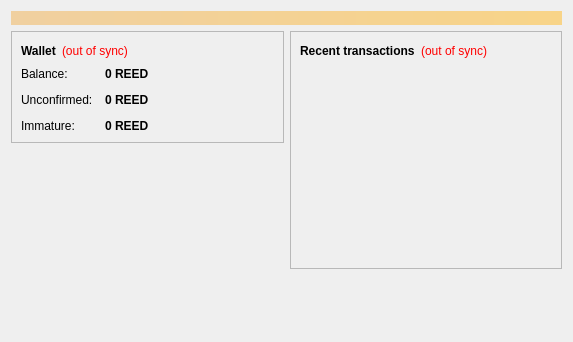
<?xml version="1.0" encoding="UTF-8"?>
<ui version="4.0">
 <class>OverviewPage</class>
 <widget class="QWidget" name="OverviewPage">
  <property name="geometry">
   <rect>
    <x>0</x>
    <y>0</y>
    <width>573</width>
    <height>342</height>
   </rect>
  </property>
  <property name="windowTitle">
   <string>Form</string>
  </property>
  <layout class="QVBoxLayout" name="topLayout">
   <item>
    <widget class="QLabel" name="labelAlerts">
     <property name="visible">
      <bool>false</bool>
     </property>
     <property name="styleSheet">
      <string notr="true">background-color: qlineargradient(x1: 0, y1: 0, x2: 1, y2: 0, stop:0 #F0D0A0, stop:1 #F8D488); color:#000000;</string>
     </property>
     <property name="wordWrap">
      <bool>true</bool>
     </property>
     <property name="margin">
      <number>3</number>
     </property>
    </widget>
   </item>
   <item>
    <layout class="QHBoxLayout" name="horizontalLayout" stretch="1,1">
     <item>
      <layout class="QVBoxLayout" name="verticalLayout_2">
       <item>
        <widget class="QFrame" name="frame">
         <property name="frameShape">
          <enum>QFrame::StyledPanel</enum>
         </property>
         <property name="frameShadow">
          <enum>QFrame::Raised</enum>
         </property>
         <layout class="QVBoxLayout" name="verticalLayout_4">
          <item>
           <layout class="QHBoxLayout" name="horizontalLayout_4">
            <item>
             <widget class="QLabel" name="label_5">
              <property name="font">
               <font>
                <weight>75</weight>
                <bold>true</bold>
               </font>
              </property>
              <property name="text">
               <string>Wallet</string>
              </property>
             </widget>
            </item>
            <item>
             <widget class="QLabel" name="labelWalletStatus">
              <property name="toolTip">
               <string>The displayed information may be out of date. Your wallet automatically synchronizes with the reedcoin network after a connection is established, but this process has not completed yet.</string>
              </property>
              <property name="styleSheet">
               <string notr="true">QLabel { color: red; }</string>
              </property>
              <property name="text">
               <string notr="true">(out of sync)</string>
              </property>
              <property name="alignment">
               <set>Qt::AlignLeading|Qt::AlignLeft|Qt::AlignVCenter</set>
              </property>
             </widget>
            </item>
            <item>
             <spacer name="horizontalSpacer_2">
              <property name="orientation">
               <enum>Qt::Horizontal</enum>
              </property>
              <property name="sizeHint" stdset="0">
               <size>
                <width>40</width>
                <height>20</height>
               </size>
              </property>
             </spacer>
            </item>
           </layout>
          </item>
          <item>
           <layout class="QFormLayout" name="formLayout_2">
            <property name="fieldGrowthPolicy">
             <enum>QFormLayout::AllNonFixedFieldsGrow</enum>
            </property>
            <property name="horizontalSpacing">
             <number>12</number>
            </property>
            <property name="verticalSpacing">
             <number>12</number>
            </property>
            <item row="0" column="0">
             <widget class="QLabel" name="label">
              <property name="text">
               <string>Balance:</string>
              </property>
             </widget>
            </item>
            <item row="0" column="1">
             <widget class="QLabel" name="labelBalance">
              <property name="font">
               <font>
                <weight>75</weight>
                <bold>true</bold>
               </font>
              </property>
              <property name="cursor">
               <cursorShape>IBeamCursor</cursorShape>
              </property>
              <property name="toolTip">
               <string>Your current balance</string>
              </property>
              <property name="text">
               <string notr="true">0 REED</string>
              </property>
              <property name="textInteractionFlags">
               <set>Qt::LinksAccessibleByMouse|Qt::TextSelectableByKeyboard|Qt::TextSelectableByMouse</set>
              </property>
             </widget>
            </item>
            <item row="1" column="0">
             <widget class="QLabel" name="label_3">
              <property name="text">
               <string>Unconfirmed:</string>
              </property>
             </widget>
            </item>
            <item row="1" column="1">
             <widget class="QLabel" name="labelUnconfirmed">
              <property name="font">
               <font>
                <weight>75</weight>
                <bold>true</bold>
               </font>
              </property>
              <property name="cursor">
               <cursorShape>IBeamCursor</cursorShape>
              </property>
              <property name="toolTip">
               <string>Total of transactions that have yet to be confirmed, and do not yet count toward the current balance</string>
              </property>
              <property name="text">
               <string notr="true">0 REED</string>
              </property>
              <property name="textInteractionFlags">
               <set>Qt::LinksAccessibleByMouse|Qt::TextSelectableByKeyboard|Qt::TextSelectableByMouse</set>
              </property>
             </widget>
            </item>
            <item row="2" column="0">
             <widget class="QLabel" name="labelImmatureText">
              <property name="text">
               <string>Immature:</string>
              </property>
             </widget>
            </item>
            <item row="2" column="1">
             <widget class="QLabel" name="labelImmature">
              <property name="font">
               <font>
                <weight>75</weight>
                <bold>true</bold>
               </font>
              </property>
              <property name="toolTip">
               <string>Mined balance that has not yet matured</string>
              </property>
              <property name="text">
               <string notr="true">0 REED</string>
              </property>
              <property name="textInteractionFlags">
               <set>Qt::LinksAccessibleByMouse|Qt::TextSelectableByKeyboard|Qt::TextSelectableByMouse</set>
              </property>
             </widget>
            </item>
           </layout>
          </item>
         </layout>
        </widget>
       </item>
       <item>
        <spacer name="verticalSpacer">
         <property name="orientation">
          <enum>Qt::Vertical</enum>
         </property>
         <property name="sizeHint" stdset="0">
          <size>
           <width>20</width>
           <height>40</height>
          </size>
         </property>
        </spacer>
       </item>
      </layout>
     </item>
     <item>
      <layout class="QVBoxLayout" name="verticalLayout_3">
       <item>
        <widget class="QFrame" name="frame_2">
         <property name="frameShape">
          <enum>QFrame::StyledPanel</enum>
         </property>
         <property name="frameShadow">
          <enum>QFrame::Raised</enum>
         </property>
         <layout class="QVBoxLayout" name="verticalLayout">
          <item>
           <layout class="QHBoxLayout" name="horizontalLayout_2">
            <item>
             <widget class="QLabel" name="label_4">
              <property name="text">
               <string>&lt;b&gt;Recent transactions&lt;/b&gt;</string>
              </property>
             </widget>
            </item>
            <item>
             <widget class="QLabel" name="labelTransactionsStatus">
              <property name="toolTip">
               <string>The displayed information may be out of date. Your wallet automatically synchronizes with the reedcoin network after a connection is established, but this process has not completed yet.</string>
              </property>
              <property name="styleSheet">
               <string notr="true">QLabel { color: red; }</string>
              </property>
              <property name="text">
               <string notr="true">(out of sync)</string>
              </property>
              <property name="alignment">
               <set>Qt::AlignRight|Qt::AlignTrailing|Qt::AlignVCenter</set>
              </property>
             </widget>
            </item>
            <item>
             <spacer name="horizontalSpacer">
              <property name="orientation">
               <enum>Qt::Horizontal</enum>
              </property>
              <property name="sizeHint" stdset="0">
               <size>
                <width>40</width>
                <height>20</height>
               </size>
              </property>
             </spacer>
            </item>
           </layout>
          </item>
          <item>
           <widget class="QListView" name="listTransactions">
            <property name="styleSheet">
             <string notr="true">QListView { background: transparent; }</string>
            </property>
            <property name="frameShape">
             <enum>QFrame::NoFrame</enum>
            </property>
            <property name="verticalScrollBarPolicy">
             <enum>Qt::ScrollBarAlwaysOff</enum>
            </property>
            <property name="horizontalScrollBarPolicy">
             <enum>Qt::ScrollBarAlwaysOff</enum>
            </property>
            <property name="selectionMode">
             <enum>QAbstractItemView::NoSelection</enum>
            </property>
           </widget>
          </item>
         </layout>
        </widget>
       </item>
       <item>
        <spacer name="verticalSpacer_2">
         <property name="orientation">
          <enum>Qt::Vertical</enum>
         </property>
         <property name="sizeHint" stdset="0">
          <size>
           <width>20</width>
           <height>40</height>
          </size>
         </property>
        </spacer>
       </item>
      </layout>
     </item>
    </layout>
   </item>
  </layout>
 </widget>
 <resources/>
 <connections/>
</ui>
